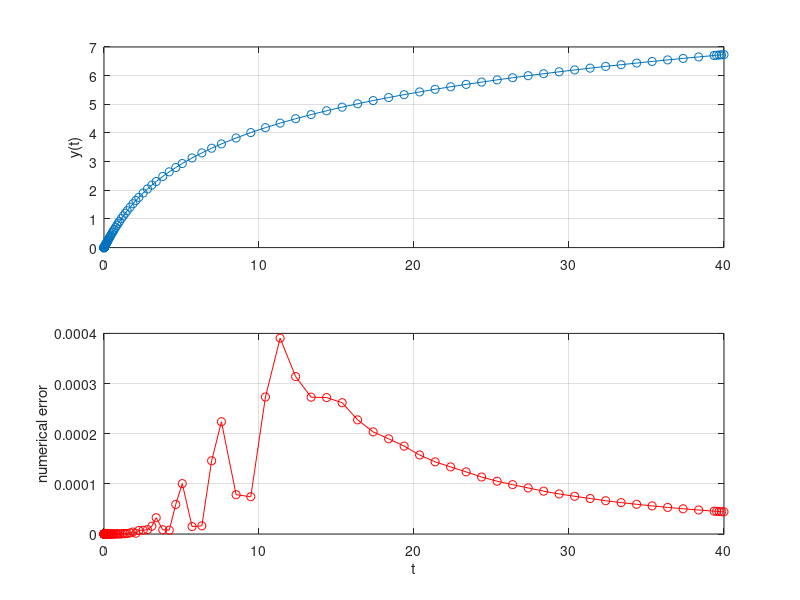
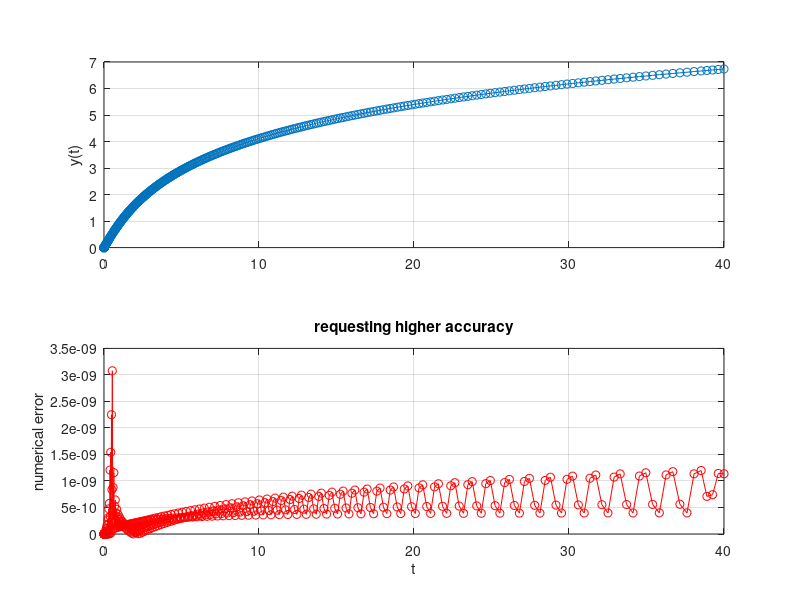

MATLAB code to generate these figures, in order:
% BASICBLACK  Illustrate the basic use of the ODE45 black box
% for solving ODEs.

f = @(t, y) (t + 1) * exp(-y);
[tt, yy] = ode45(f, [0, 40], 0);   % solves at default accuracy

figure(1)
subplot(2,1,1)
plot(tt, yy, 'o-'),  ylabel('y(t)'),  grid on
subplot(2,1,2)
yex = log(tt.^2/2 + tt + 1);
plot(tt, abs(yy - yex), 'ro-')
xlabel t,  ylabel('numerical error'),  grid on

% recompute at higher accuracy
s = odeset('RelTol', 1.0e-9, 'AbsTol', 1.0e-12);
[tt, yy] = ode45(f, [0, 40], 0, s);
figure(2)
subplot(2,1,1)
plot(tt, yy, 'o-'),  ylabel('y(t)'),  grid on
subplot(2,1,2)
yex = log(tt.^2/2 + tt + 1);
plot(tt, abs(yy - yex), 'ro-')
xlabel t,  ylabel('numerical error'),  grid on
title('requesting higher accuracy')
